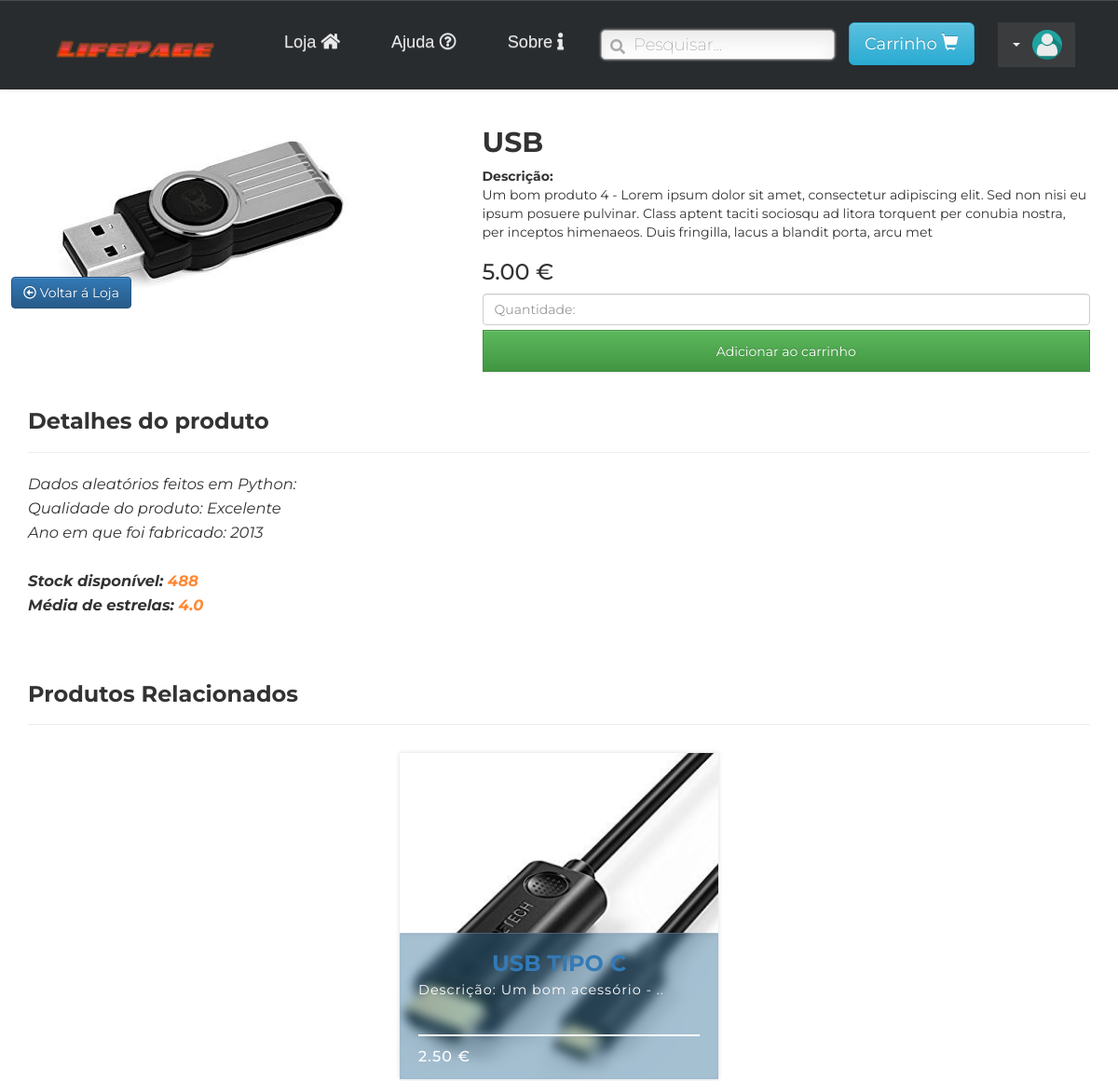
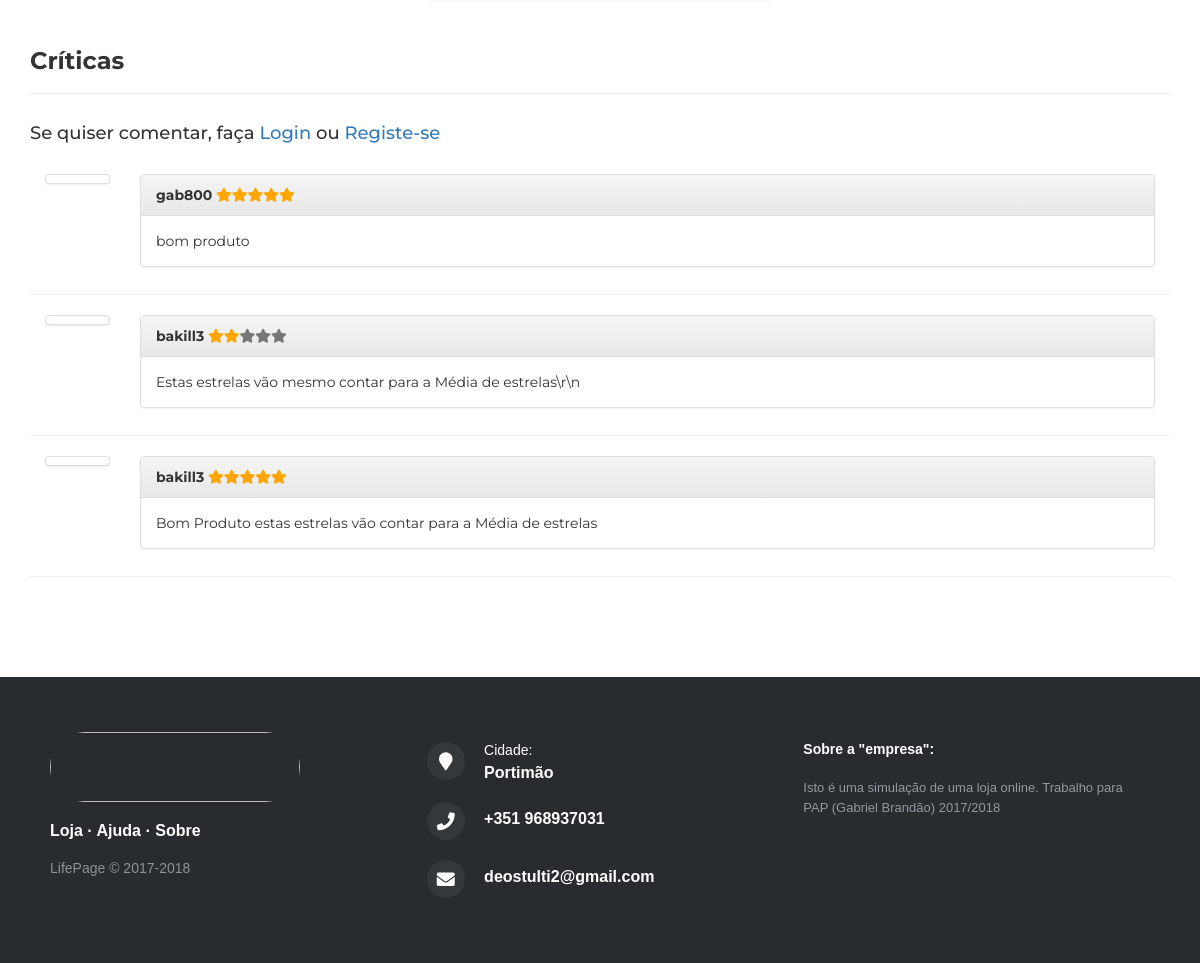
Screenshot of /GABRIEL_PAP/product.php?id=1 with the database file from the repository (2 pictures, top to bottom).
### tables this page shows
CREATE TABLE `products` (
  `id` int(11) NOT NULL,
  `p_name` varchar(255) NOT NULL,
  `image` varchar(255) NOT NULL,
  `price` decimal(10,2) NOT NULL,
  `price_descontado` decimal(12,2) NOT NULL,
  `categoria_id` int(11) NOT NULL,
  `descricao` char(255) NOT NULL,
  `stock` int(50) NOT NULL,
  `detalhes` text NOT NULL,
  `avg_rating` varchar(20) NOT NULL
);

CREATE TABLE `products_rating` (
  `rate_id` int(11) NOT NULL,
  `rate` int(11) NOT NULL,
  `comentario` text NOT NULL,
  `user_id` int(11) NOT NULL,
  `product_id` int(11) NOT NULL
);

CREATE TABLE `users` (
  `id` int(6) NOT NULL,
  `role_id` int(11) NOT NULL,
  `email` varchar(30) NOT NULL,
  `nome` varchar(20) NOT NULL,
  `idade` int(10) NOT NULL,
  `username` varchar(20) NOT NULL,
  `password` varchar(255) NOT NULL,
  `foto_perfil` varchar(255) NOT NULL DEFAULT 'assets/img/avatar.jpg',
  `morada` varchar(50) NOT NULL,
  `activate` int(2) NOT NULL DEFAULT '0',
  `recup` int(11) NOT NULL,
  `token` int(10) NOT NULL
);

### GABRIEL_PAP/product.php (the view, shortened to what this page needs)
<?php include 'header.php';
?>
<?php
if (isset($_GET['id'])) {
  $id = preg_replace('#[^0-9]#i', '', $_GET['id']);
  $sql = mysqli_query($link, "SELECT * FROM products WHERE id='$id' LIMIT 1") or die (mysqli_query($link));
  $productCount = mysqli_num_rows($sql);
  if ($productCount > 0) {
    while($row = mysqli_fetch_array($sql)){
     $p_name = $row["p_name"];
     $image = $row["image"];
     $price = $row["price"];
     $price_descontado = $row['price_descontado'];
     $descricao = $row["descricao"];
     $max_stock = $row['stock'];
     $categoria_id = $row['categoria_id'];
     $detalhes = $row["detalhes"];
   }
 } else {
  echo "Este produto não existe.";
  exit();
}
} else {
  echo "Aconteceu um erro.";
  exit();
}
$query= "SELECT avg_rating FROM products WHERE id='$id';";
$avg_query = mysqli_query($link, $query);
if(mysqli_num_rows($avg_query) > 0)  {
  while($row = mysqli_fetch_array($avg_query))  {
    $avg_rating = $row['avg_rating'];
  }
}
?>
<br><br>
<div class="container">
  <div class="row product">
    <form method="post" action="">
      <div class="col-md-5 col-md-offset-0" id="imagem_js"><img class="img-responsive" src="imagens/produtos/<?php echo $image ?>" /></div>
      <div class="col-md-7">
        <h2><b><?php echo $p_name ?><?php if(isset($ttt) && $ttt == $id) { ?><sup><span class="label label-danger"><?php echo round((float)$desconto * 100 ) . '%'; ?></span></sup><?php } ?>
        </b></h2>
        <p><b>Descrição:</b><br><?php echo $descricao ?>  </p>
        <h3><?php echo $price ?> € <?php if ($price_descontado != 0) { ?><sup><strike><?php echo $price_antigo; ?> €</strike></sup><?php } ?></h3>
        <input type="number" name="quantity" class="form-control" placeholder="Quantidade:" min="1" max="<?php echo $max_stock; ?>" pattern="[0-9]*" />
        <input type="submit" name="add_to_cart" style="margin-top:5px;" class="btn btn-success" value="Adicionar ao carrinho" />
      </div>
    </form>
  </div>
  <div class="page-header">
    <h3><b>Detalhes do produto</b></h3></div>
    <p style="font-size: 130%;"><i style="font-size: 90%;"><?php echo $detalhes; ?><br><br><span style="font-weight: bold;">Stock disponível: <span style="color: #FF8833;"><?php echo $max_stock; ?></span><br>Média de estrelas: <span style="color: #FF8833;"><?php echo $avg_rating?></span></i></p>
    <br>
    <div class="page-header">
      <h3><b>Produtos Relacionados</b></h3></div>
    <div style="display: flex;justify-content: center;align-items: center;">
    <?php
    $relac_ligar = mysqli_query($link, "SELECT * FROM products WHERE categoria_id='$categoria_id' AND id!='$id' LIMIT 4");
    $relac_buscar = mysqli_num_rows($relac_ligar);
    if ($relac_buscar > 0) {
      while($relac_info = mysqli_fetch_array($relac_ligar)) {
        $nome_produto_relac = $relac_info['p_name'];
        $preco_produto_relac = $relac_info['price'];
        $id_produto_relac = $relac_info['id'];
        $imagem_produto_relac = $relac_info['image'];
        $descricao_produto_relac = $relac_info['descricao'];
        $descricao_curta = substr($descricao_produto_relac, 0, 20)."..";
    ?>
    <figure class="snip1396 green" data-aos="fade-in" style="width: 50%;">
                <a href="produto/<?php echo $id_produto_relac; ?>">
                  <div class="image"><img alt='<?php echo $nome_produto_relac; ?>' data-src="imagens/produtos/<?php echo $imagem_produto_relac; ?>"></div>
                  <figcaption>
                    <center><h3><?php echo $nome_produto_relac; ?></h3></a></center>
                     <p>Descrição: <?php echo $descricao_curta; ?></p>
                  <div class="price">
                    <?php echo $preco_produto_relac; ?> €
                  </div>
            </figure>
    <?php
      }
    }
    ?>
    </div>
    <div class="page-header">
      <h3><b>Críticas </b></h3></div>
      <?php
      if (isset($_SESSION['username'])) {
        $sessao = $_SESSION['username'];
        ?>
        <form action="rating.php?id=<?php echo $id; ?>" method="POST">
    <div class="container">
      <div class="row">
          <div class="well well-sm">
                <div class="row">
                    <div class="col-md-12">
                            <input id="ratings-hidden" name="rating" type="hidden">
                            <textarea class="form-control animated" cols="50" id="new-review" name="comentario" minlength="10" placeholder="Escreva a sua crítica aqui..." rows="4" required></textarea><br>
                            <fieldset class="rating" required>
                        <input type="radio" id="star5" name="rating_estrelas" value="5" /><label class = "full" for="star5" title="5 estrelas"></label>
                        <input type="radio" id="star4" name="rating_estrelas" value="4" /><label class = "full" for="star4" title="4 estrelas"></label>
                        <input type="radio" id="star3" name="rating_estrelas" value="3"  /><label class = "full" for="star3" title="3 estrelas"></label>
                        <input type="radio" id="star2" name="rating_estrelas" value="2" /><label class = "full" for="star2" title="2 estrelas"></label>
                        <input type="radio" id="star1" name="rating_estrelas" value="1" /><label class = "full" for="star1" title="1 estrela"></label>
                    </fieldset>
                        <br>
                            <div class="text-right">
                                <button class="btn btn-success btn-lg" type="submit" name="rate_botao">Comentar</button>
                            </div>
                    </div>
                </div>
            </div>
      </div>
    </div>
    </form>
        <br><br><br><br>
        <?php
      } else {
        echo "<h4>Se quiser comentar, faça <a href='login.php'>Login</a> ou <a href='register.php'>Registe-se</a></h4><br>";
      }
      ?>
      <?php
      $estrelas = "";
      $buscar_criticas = "SELECT * FROM products_rating WHERE product_id=(SELECT id FROM products where id='$id') ORDER BY rate_id DESC;";
      $resultado_p = mysqli_query($link, $buscar_criticas);
      if(mysqli_num_rows($resultado_p) > 0)
      {
        while($row = mysqli_fetch_array($resultado_p))
        {
          $link->set_charset("utf8");
          $rate = htmlspecialchars(mysqli_real_escape_string($link, $row["rate"]));
          $comentario = htmlspecialchars(mysqli_real_escape_string($link, $row["comentario"]));
          $user = $row["user_id"];
          $sql2 = "SELECT * FROM users WHERE id='$user';";
          $result = mysqli_query($link, $sql2);
          if(mysqli_num_rows($result) > 0)  {
            while($row2 = mysqli_fetch_array($result))  {
              $username_user = $row2['username'];
            }
          }
          if ($rate == 1) {
            $estrelas = '<span class="fa fa-star checked"></span><span class="fa fa-star"></span><span class="fa fa-star"></span><span class="fa fa-star"></span><span class="fa fa-star"></span>';
          }
          elseif ($rate == 2) {
            $estrelas = '<span class="fa fa-star checked"></span><span class="fa fa-star checked"></span><span class="fa fa-star"></span><span class="fa fa-star"></span><span class="fa fa-star"></span>';
          }
          elseif ($rate == 3) {
            $estrelas = '<span class="fa fa-star checked"></span><span class="fa fa-star checked"></span><span class="fa fa-star checked"></span><span class="fa fa-star"></span><span class="fa fa-star"></span>';
          }
          elseif ($rate == 4) {
            $estrelas = '<span class="fa fa-star checked"></span><span class="fa fa-star checked"></span><span class="fa fa-star checked"></span><span class="fa fa-star checked"></span><span class="fa fa-star"></span>';
          }
          elseif ($rate == 5) {
            $estrelas = '<span class="fa fa-star checked"></span><span class="fa fa-star checked"></span><span class="fa fa-star checked"></span><span class="fa fa-star checked"></span><span class="fa fa-star checked"></span>';
          }
          else {
            $estrelas = '';
          }
          ?>
          <div class="col-sm-1">
            <div class="thumbnail">
            </div>
          </div>
          <div class="col-sm-11">
            <div class="panel panel-default">
              <div class="panel-heading">
                <strong><?php echo $username_user; ?></strong> <span class="text-muted"><?php echo $estrelas; ?>
                </span>
              </div>
              <div class="panel-body">
                <span><?php echo $comentario; ?></span>
              </div>
            </div>
          </div>
          <br><br><br><br><br>
          <hr>
          <?php
        }
      }
      else {
        echo "<br><br>Não há comentários.";
      }
      ?>
    </div>
    <?php include 'footer.php';?>

### rows the page displays
products: image (picture), p_name "USB", descricao "Um bom produto 4 - Lorem ipsum dolor sit amet, consectetur adipiscing elit. Sed non nisi eu ipsum posuere pulvinar. Class aptent taciti sociosqu ad litora torquent per conubia nostra, per inceptos himenaeos. Duis fringilla, lacus a blandit porta, arcu met", price "5.00", detalhes "Dados aleatórios feitos em Python: Qualidade do produto: Excelente Ano em que foi fabricado: 2013", stock "488", avg_rating "4.0"
products: image (picture), p_name "USB TIPO C", descricao "Um bom acessório - ..", price "2.50"
products_rating: user.username "gab800", rate 5 (drawn), comentario "bom produto"
products_rating: user.username "bakill3", rate 2 (drawn), comentario "Estas estrelas vão mesmo contar para a Média de estrelas\\r\\n"
products_rating: user.username "bakill3", rate 5 (drawn), comentario "Bom Produto estas estrelas vão contar para a Média de estrelas"
